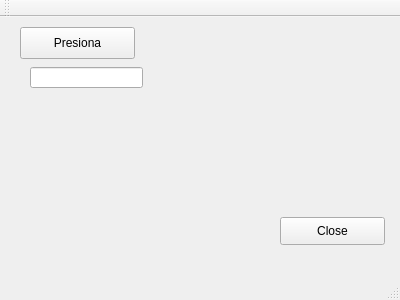
<?xml version="1.0" encoding="UTF-8"?>
<ui version="4.0">
 <class>MainWindow</class>
 <widget class="QMainWindow" name="MainWindow">
  <property name="geometry">
   <rect>
    <x>0</x>
    <y>0</y>
    <width>400</width>
    <height>300</height>
   </rect>
  </property>
  <property name="windowTitle">
   <string>MainWindow</string>
  </property>
  <widget class="QWidget" name="centralWidget">
   <widget class="QPushButton" name="pushButton">
    <property name="geometry">
     <rect>
      <x>20</x>
      <y>10</y>
      <width>115</width>
      <height>32</height>
     </rect>
    </property>
    <property name="text">
     <string>Presiona</string>
    </property>
   </widget>
   <widget class="QLineEdit" name="lineEdit">
    <property name="geometry">
     <rect>
      <x>30</x>
      <y>50</y>
      <width>113</width>
      <height>21</height>
     </rect>
    </property>
   </widget>
   <widget class="QPushButton" name="pushButton_2">
    <property name="geometry">
     <rect>
      <x>280</x>
      <y>200</y>
      <width>105</width>
      <height>28</height>
     </rect>
    </property>
    <property name="text">
     <string>Close</string>
    </property>
   </widget>
  </widget>
  <widget class="QMenuBar" name="menuBar">
   <property name="geometry">
    <rect>
     <x>0</x>
     <y>0</y>
     <width>400</width>
     <height>26</height>
    </rect>
   </property>
  </widget>
  <widget class="QToolBar" name="mainToolBar">
   <attribute name="toolBarArea">
    <enum>TopToolBarArea</enum>
   </attribute>
   <attribute name="toolBarBreak">
    <bool>false</bool>
   </attribute>
  </widget>
  <widget class="QStatusBar" name="statusBar"/>
 </widget>
 <layoutdefault spacing="6" margin="11"/>
 <resources/>
 <connections/>
</ui>
